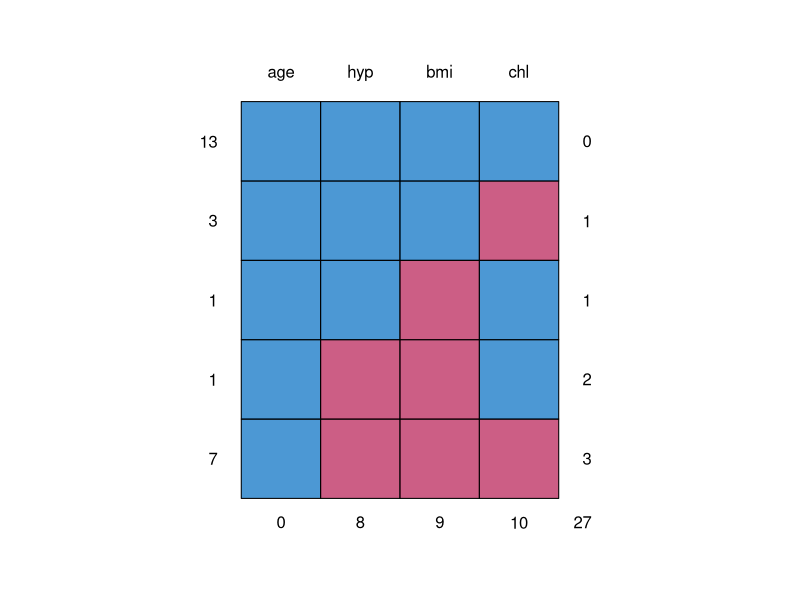
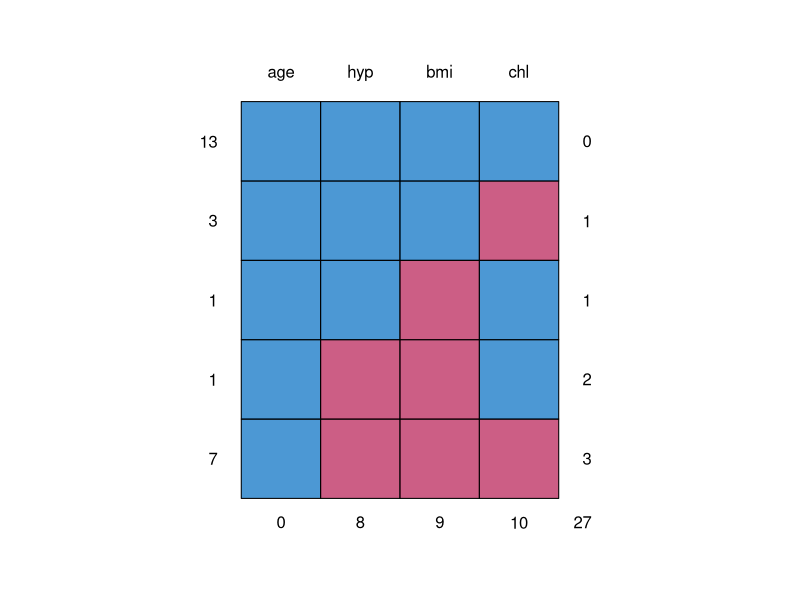
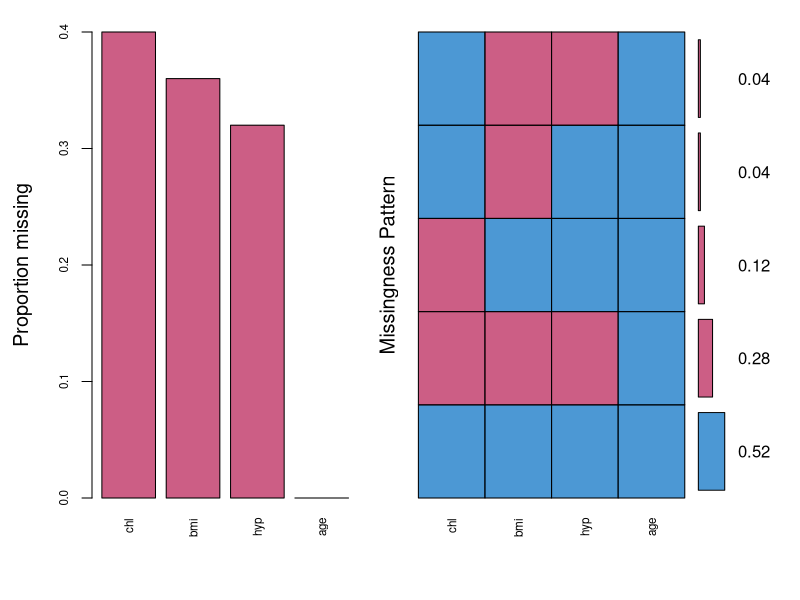
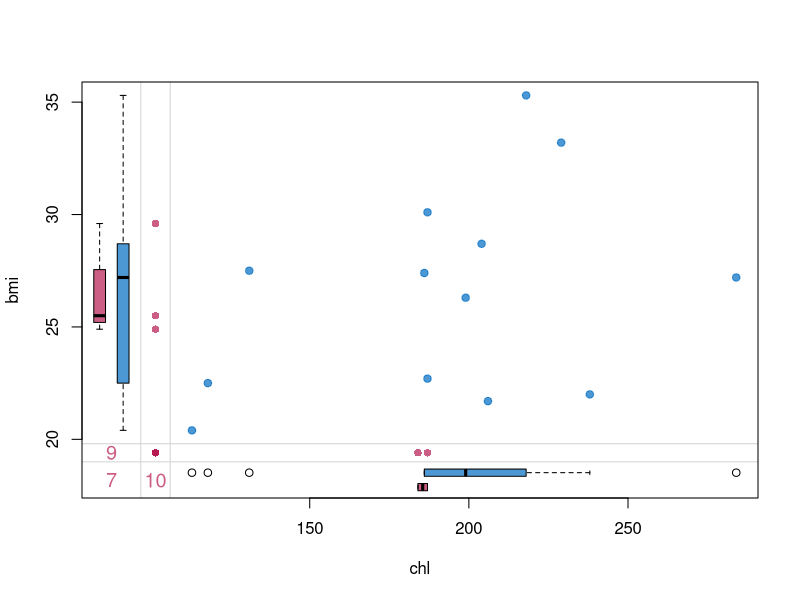

Source code (R) for these figures, in order: (Note: this script raises an error after producing the figures.)
## ---- chunk 1
knitr::opts_chunk$set(echo = TRUE)

## ---- chunk 2
# required libraries
library(mice)
library(VIM)
library(lattice)


# load data
data(nhanes)
str(nhanes)
nhanes$age <- factor(nhanes$age)
## ---- chunk 3
md.pattern(nhanes)
## ---- chunk 4
md.pattern(nhanes)
## ---- chunk 5
nhanes_aggr <- aggr(nhanes,col=mdc(1:2),numbers=TRUE,sortVars=TRUE,
labels=names(nhanes),cex.axis=.7, gap=3, ylab=c("Proportion missing","Missingness Pattern"))
## ---- chunk 6
marginplot(nhanes[, c("chl", "bmi")], col = mdc(1:2), cex.numbers = 1.2, pch = 19)
## ---- chunk 7
#amy change name of imp
imp <- mice(nhanes, m=20, printFlag=FALSE, maxit = 40, seed=2525) 
# The output imp contains m=20 completed datasets 
# Imputation by default used predictive mean matching 
# (we will discuss that method shortly!)
fit.mi <- with(data=imp, expr = lm(chl ~ age + bmi))
#Function with() used to fit a simple linear model to each imputed dataset
#Expr stands for model expression
## ---- chunk 8
fit.mi$analyses[[1]] #see analysis of 1st imputed dataset
fit.mi$analyses[[20]] #see analysis of 20th imputed dataset

## ---- chunk 9
combFit <- pool(fit.mi) # Combine all the results of the 20 imputed datasets

round(summary(combFit),2)

## ---- chunk 10
imp$method
## ---- chunk 11
imp50 <- mice(nhanes, m=50, printFlag=FALSE, maxit = 40, seed=2525)
fit.mi50 <- with(data=imp50, expr = lm(chl ~ age + bmi))
combFit <- pool(fit.mi50)
round(summary(combFit),2)
## ---- chunk 12
# Extract the imputations for bmi
imp$imp$bmi
## ---- chunk 13

# Extract the second complete dataset
imp_2 <- complete(imp, 2)
head(imp_2)
## ---- chunk 14
# scatterplot (of chl and bmi) for each imputed dataset
xyplot(imp, bmi ~ chl | .imp, pch = 20, cex = 1.4)
## ---- chunk 15
# To detect interesting differences in distribution between observed and imputed data
densityplot(imp)
## ---- chunk 16
# Create an indicator variable of BMI, coded as 1 if BMI >= 25, 0 if BMI<25, 
# NA if BMI is missing
nhanes$overwt <- ifelse(is.na(nhanes$bmi),NA,ifelse(nhanes$bmi<25,0,1))
nhanes_new <- nhanes[,-which(names(nhanes) %in% "bmi")]
nhanes_new$overwt <- as.factor(nhanes_new$overwt)

# MICE
imp_new <- mice(nhanes_new, m=20, printFlag=FALSE, maxit = 40, seed=2525) 
fit.mi_new <- with(data=imp_new, expr = lm(chl ~ age + overwt))
combFit_new <- pool(fit.mi_new)
round(summary(combFit_new),2)
## ---- chunk 17
# See the univariate imputation model for each incomplete variable that mice() used
# for your data as default
imp_new$meth

# Possible imputation models provided by mice()
methods(mice)
## ---- chunk 18
# Since hypertension is binary, we want to change the default imputation method
meth=imp_new$meth
meth = c("", "logreg", "pmm","logreg")
nhanes_new$hyp <- as.factor(nhanes_new$hyp)
imp_new2 <- mice(nhanes_new, m=20, printFlag=FALSE, maxit = 40, seed=2525,
                 method = meth) 
imp_new2$method

# Visiting sequence
imp_new2$vis
## ---- chunk 19
# Predictor matrix: Which variables does mice() use as predictors 
# for imputation of each incomplete variable?
imp_new2$pred

# We can specify relevant predictors as follows:
# Suppose hypertension should not predict overweight and cholesterol
pred=imp_new2$pred;
pred[, "hyp"] = 0
pred
